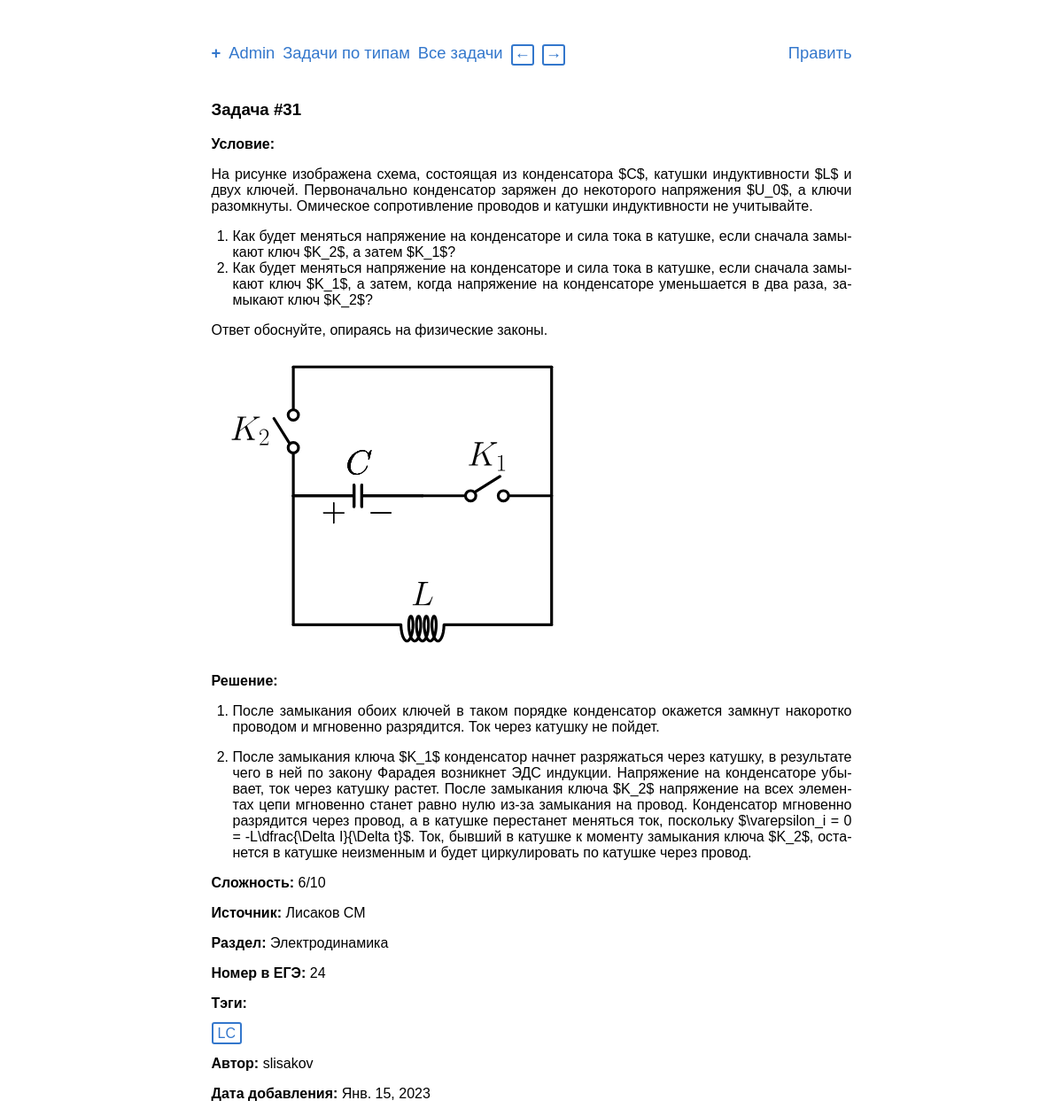
Page /problems/31/ on the committed database.
### problems/models.py (models this page shows, shortened)
class Problem(models.Model):
    text = models.TextField('условие',
                            max_length=6000,
                            help_text='Максимум 6 тыс. символов '
                            '(если мало - обратитесь к создательнице сайта)')
    solution = models.TextField('решение',
                                max_length=6000,
                                help_text='Максимум 6 тыс. символов',
                                blank=True,
                                null=True)
    answer = models.TextField('ответ',
                              max_length=1000,
                              help_text='Максимум 1 тыс. символов',
                              blank=True,
                              null=True)
    complexity = models.PositiveSmallIntegerField('сложность',
                                                  help_text=('число от 1 до 10'
                                                             ' включительно'),
                                                  blank=True,
                                                  null=True,
                                                  validators=(
                                                      [MinValueValidator(1),
                                                       MaxValueValidator(10)]))
    author = models.ForeignKey(User,
                               on_delete=models.CASCADE,
                               editable=False,
                               verbose_name='автор')
    date = models.DateField('дата добавления',
                            auto_now_add=True)
    tags = models.ManyToManyField(Tag,
                                  verbose_name='тэги',
                                  blank=True)
    source = models.ForeignKey(Source,
                               on_delete=models.CASCADE,
                               verbose_name='источник',
                               blank=True,
                               null=True)
    category = models.ForeignKey(Category,
                                 on_delete=models.CASCADE,
                                 verbose_name='раздел',
                                 blank=True,
                                 null=True)
    subcategory = models.ForeignKey(Subcategory,
                                    on_delete=models.CASCADE,
                                    verbose_name='подраздел',
                                    blank=True,
                                    null=True)
    type_ege = models.ForeignKey(TypeInEGE,
                                 on_delete=models.CASCADE,
                                 verbose_name='Тип задания',
                                 null=True)
    class Meta:
        verbose_name = 'задача'
        verbose_name_plural = 'задачи'
        default_related_name = 'problems'

class Image(models.Model):
    RELATIONS = [
        (1, 'условию'),
        (2, 'решению'),
        (3, 'ответу')
    ]
    path_to_image = models.ImageField('изображение',
                                      upload_to='media/%Y/%m',
                                      default='')
    problem = models.ForeignKey(Problem,
                                verbose_name='задача',
                                on_delete=models.CASCADE)
    relation = models.PositiveSmallIntegerField('относится к',
                                                choices=RELATIONS)
    width = models.PositiveSmallIntegerField('размер в px',
                                             default=600)
    def sorl_delete(**kwargs):
        delete(kwargs['file'])
    cleanup_pre_delete.connect(sorl_delete)
    class Meta:
        verbose_name = 'изображение'
        verbose_name_plural = 'изображения'
        default_related_name = 'image'
    def image_tmb(self):
        if self.path_to_image.url[-3:] == 'svg':
            url = static('img/tmb_for_svg.png')
            return mark_safe(
                f'<img src="{url}">'
            )
        if self.path_to_image:
            return mark_safe(
                f'<img src="{self.get_img.url}">'
            )
        return 'Нет изображения'
    image_tmb.short_description = 'изображение'
    image_tmb.allow_tags = True

class Source(models.Model):
    name = models.CharField('название',
                            max_length=500,
                            help_text='Максимум 500 символов')
    class Meta:
        verbose_name = 'источник'
        verbose_name_plural = 'источники'
        default_related_name = 'source'
        ordering = ['name']
    def __str__(self):
        return self.name

class CategoryBaseModel(models.Model):
    name = models.CharField('название',
                            max_length=150,
                            help_text='Максимум 150 символов')
    slug = models.SlugField('слаг',
                            max_length=150,
                            help_text=('Слаг - текстовый идентификатор,'
                                       ' с помощью которого будут'
                                       ' генерироваться ссылки'))
    class Meta:
        abstract = True
    def __str__(self):
        return self.name

class Category(CategoryBaseModel):
    class Meta:
        verbose_name = 'раздел'
        verbose_name_plural = 'разделы'
        default_related_name = 'category'
        ordering = ['name']

class TypeInEGE(models.Model):
    objects = TypeInEGEManager()
    number = models.PositiveSmallIntegerField('номер')
    max_score = models.PositiveSmallIntegerField('максимальное количество'
                                                 ' баллов')
    part_ege = models.ForeignKey(PartOfEGE,
                                 on_delete=models.CASCADE,
                                 verbose_name='часть ЕГЭ',
                                 default=1)
    class Meta:
        verbose_name = 'тип'
        verbose_name_plural = 'типы'
        default_related_name = 'type'
        ordering = ['number']
    def __str__(self):
        return str(self.number)

class Tag(models.Model):
    name = models.CharField('название',
                            max_length=150,
                            help_text='Максимум 150 символов')
    slug = models.SlugField('слаг',
                            max_length=150,
                            help_text=('Слаг - текстовый идентификатор,'
                                       ' с помощью которого будут'
                                       ' генерироваться ссылки'))
    class Meta:
        verbose_name = 'тэг'
        verbose_name_plural = 'тэги'
        default_related_name = 'tags'
        ordering = ['name']

### problems/views.py (the view)
# urls.py: re_path(r'^(?P<pk>[1-9]\d*)/$', views.ProblemView.as_view(),
class ProblemView(DetailView):
    model = Problem
    template_name = 'problems/problem_detail.html'
    context_object_name = 'problem'
    def get_context_data(self, **kwargs):
        data = super().get_context_data(**kwargs)
        problem_pk = self.kwargs['pk']
        images = Image.objects.filter(problem_id=problem_pk)
        data['text_images'] = images.filter(relation=1)
        data['solution_images'] = images.filter(relation=2)
        data['answer_images'] = images.filter(relation=3)
        data['next_problem'] = (Problem.objects
                                       .all()
                                       .filter(id=int(problem_pk) + 1)
                                       .exists())
        data['previous_problem'] = (Problem.objects
                                           .all()
                                           .filter(id=int(problem_pk) - 1)
                                           .exists())
        return data

### problems/templatetags/markdown_extras.py (called while the page is built)
def replace_by_dic(el, dic):
    for i, j in dic.items():
        el = el.replace(i, j)
    return el

@register.filter()
@stringfilter
def markdown(value):
    return md.markdown(replace_by_dic(value, abbr), extensions=['markdown.extensions.fenced_code'])

### templates/problems/problem_detail.html (shortened to what this page needs)
{% extends "base.html" %}
{% load markdown_extras %}
{% block content %}
  <div class="card">
    <h3 class="card-title">Задача #{{problem.id}}</h3>
    <p><b>Условие: </b></p>{{problem.text|markdown|safe}}
    {% for image in text_images %}
      <img class="mx-auto d-block" src="{{image.path_to_image.url}}" width="{{image.width}}">
    {% endfor %}
    {% if problem.solution%}<p><b>Решение: </b></p>{{problem.solution|markdown|safe}}{% endif %}
    {% if problem.complexity%}<p><b>Сложность: </b>{{problem.complexity}}/10</p>{% endif %}
    {% if problem.source%}<p><b>Источник: </b>{{problem.source}}{% endif %}</p>
    {% if problem.category%}<p><b>Раздел: </b>{{problem.category}}{% endif %}</p>
    <p><b>Номер в ЕГЭ: </b>{{problem.type_ege}}</p>
    {% if problem.tags.all %}<p><b>Тэги:</b></p>
    {% for tag in problem.tags.all %}
      <span class='tag'>{{ tag.name }}</span>
    {% endfor %}{% endif %}
    <p><b>Автор: </b>{{problem.author.username}}</p>
    <p><b>Дата добавления: </b>{{problem.date}}</p>
  </div>
{% endblock %}

### static/css/style.css (style rules this page uses)
html { overflow-y: scroll; }
body { -webkit-hyphens: auto; -moz-hyphens: auto; -ms-hyphens: auto; hyphens: auto; margin: 0px auto; width: 723px; max-width: 100%; font-family: Tahoma, Arial; text-align: justify; }
.tag { border: 2px solid #3377cc; border-radius: 3px; padding: 2px 5px; color: #3377cc; }
ol { padding-left: 1.5em; }

### rows in the picture
Problem: id "31", text "На рисунке изображена схема, состоящая из конденсатора $C$, катушки индуктивности $L$ и двух ключей. Первоначально конденсатор заряжен до некоторого напряжения $U_0$, а ключи разомкнуты. Омическое сопротивление проводов и катушки индуктивности не учитывайте. Как будет меняться напряжение на конденсаторе и сила тока в катушке, если сначала замыкают ключ $K_2$, а затем $K_1$? Как будет меняться напряжение на конденсаторе и сила тока в катушке, если сначала замыкают ключ $K_1$, а затем, когда напряжение на конденсаторе уменьшается в два раза, замыкают ключ $K_2$? Ответ обоснуйте, опираясь на физические законы.", solution "После замыкания обоих ключей в таком порядке конденсатор окажется замкнут накоротко проводом и мгновенно разрядится. Ток через катушку не пойдет. После замыкания ключа $K_1$ конденсатор начнет разряжаться через катушку, в результате чего в ней по закону Фарадея возникнет ЭДС индукции. Напряжение на конденсаторе убывает, ток через катушку растет. После замыкания ключа $K_2$ напряжение на всех элементах цепи мгновенно станет равно нулю из-за замыкания на провод. Конденсатор мгновенно разрядится через провод, а в катушке перестанет меняться ток, поскольку $\\varepsilon_i = 0 = -L\\dfrac{\\Delta I}{\\Delta t}$. Ток, бывший в катушке к моменту замыкания ключа $K_2$, останется в катушке неизменным и…", complexity "6", source "Лисаков СМ", category "Электродинамика", type_ege "24", author.username "slisakov", date "Янв. 15, 2023"
Image: path_to_image (picture)
Tag: name "LC"
